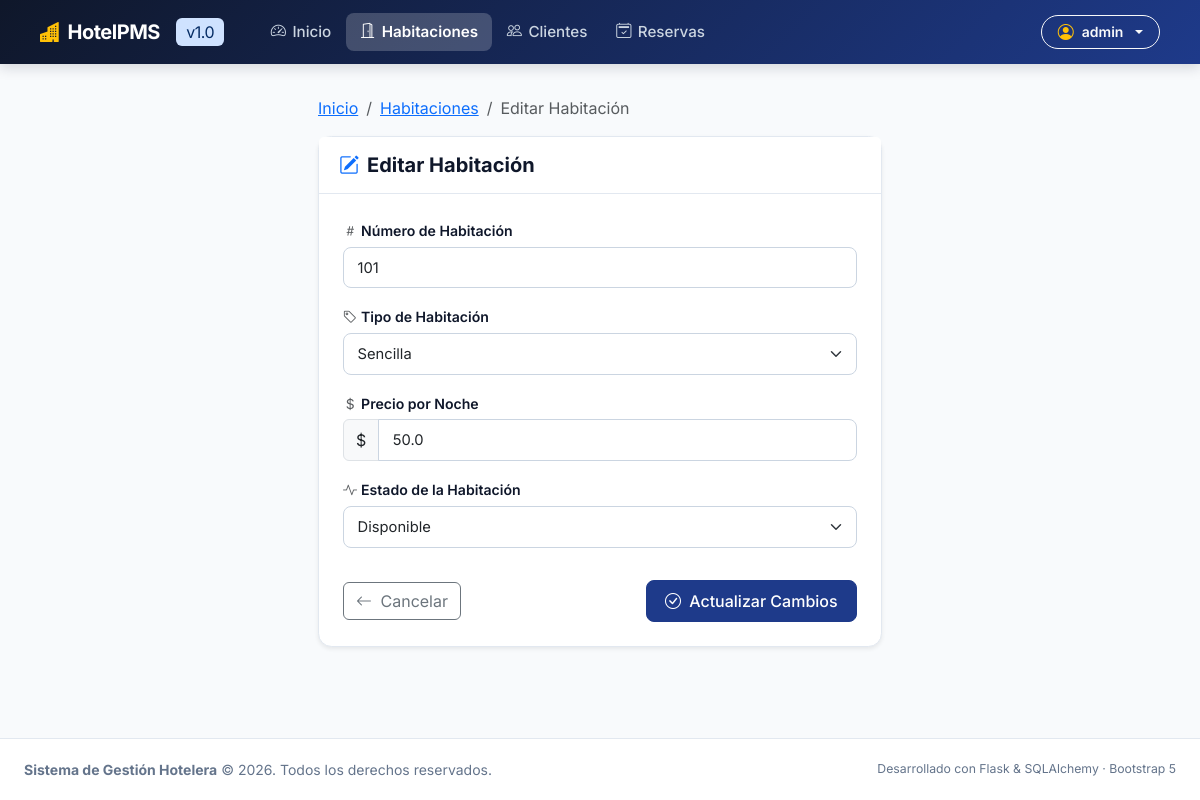
/habitaciones/editar/1 (signed in), run on the app's committed database.
### app/models.py (models this page shows, shortened)
class Usuario(database.Model, UserMixin):
    __tablename__ = "usuarios"
    id: Mapped[int] = mapped_column(primary_key=True)
    username: Mapped[str] = mapped_column(String(50), unique=True, index=True)
    email: Mapped[str] = mapped_column(String(120), unique=True, index=True)
    password_hash: Mapped[str] = mapped_column(String(255))
    nombre_completo: Mapped[str | None] = mapped_column(String(100), default=None)
    rol: Mapped[str] = mapped_column(String(20), default="admin")
    fecha_creacion: Mapped[date] = mapped_column(default=date.today)

class Habitacion(database.Model):
    __tablename__ = "habitaciones"
    id: Mapped[int] = mapped_column(primary_key=True)
    numero_hab: Mapped[int] = mapped_column(unique=True)
    tipo_hab: Mapped[str] = mapped_column(String(50))
    precio_noche_hab: Mapped[float] = mapped_column()
    estado_hab: Mapped[str] = mapped_column(String(30), default="Disponible")

### app/routes.py (the view, shortened to what this page needs)
@aplicacion.route("/habitaciones/editar/<int:id>", methods=["GET", "POST"])
@login_required
def editar_habitacion(id):
    habitacion = Habitacion.query.get_or_404(id)
    formulario = HabitacionForm(obj=habitacion)
    return render_template("editar_habitacion.html", formulario=formulario, habitacion=habitacion)

### app/forms.py
class HabitacionForm(FlaskForm):
    numero_hab = IntegerField(
        "Número de Habitación",
        validators=[
            DataRequired(message="El número de habitación es obligatorio."),
            NumberRange(min=1, message="El número de habitación debe ser positivo.")
        ]
    )
    tipo_hab = SelectField(
        "Tipo de Habitación",
        choices=[
            ("Sencilla", "Sencilla"),
            ("Doble", "Doble"),
            ("Suite", "Suite")
        ]
    )
    precio_noche_hab = FloatField(
        "Precio por Noche",
        validators=[
            DataRequired(message="El precio por noche es obligatorio."),
            NumberRange(min=0, message="El precio no puede ser negativo.")
        ],
        render_kw={"min": "0", "step": "0.01"}
    )
    estado_hab = SelectField(
        "Estado de la Habitación",
        choices=[
            ("Disponible", "Disponible"),
            ("Ocupada", "Ocupada"),
            ("Mantenimiento", "Mantenimiento")
        ]
    )
    enviar = SubmitField("Guardar Habitación")

### app/__init__.py (called while the page is built)
@login_manager.user_loader
def load_user(user_id: str):
    return app.models.Usuario.query.get(int(user_id))

### app/templates/editar_habitacion.html (shortened to what this page needs)
{% extends "base.html" %}
{% block content %}
<div class="row justify-content-center">
    <div class="col-lg-6 col-md-8">
        <nav aria-label="breadcrumb" class="mb-3">
            <ol class="breadcrumb">
                <li class="breadcrumb-item"><a href="{{ url_for('inicio') }}">Inicio</a></li>
                <li class="breadcrumb-item"><a href="{{ url_for('habitaciones') }}">Habitaciones</a></li>
                <li class="breadcrumb-item active" aria-current="page">Editar Habitación</li>
            </ol>
        </nav>
        <div class="card card-hotel shadow-sm">
            <div class="card-header bg-white py-3">
                <h5 class="fw-bold mb-0 d-flex align-items-center gap-2">
                    <i class="bi bi-pencil-square text-primary"></i>
                    <span>Editar Habitación</span>
                </h5>
            </div>
            <div class="card-body p-4">
                <form method="POST" novalidate>
                    <div class="mb-3">
                        <label class="form-label" for="{{ formulario.numero_hab.id }}">
                            <i class="bi bi-hash text-muted me-1"></i>{{ formulario.numero_hab.label.text }}
                        </label>
                        {{ formulario.numero_hab(class="form-control" + (" is-invalid" if formulario.numero_hab.errors else "")) }}
                    </div>
                    <div class="mb-3">
                        <label class="form-label" for="{{ formulario.tipo_hab.id }}">
                            <i class="bi bi-tag text-muted me-1"></i>{{ formulario.tipo_hab.label.text }}
                        </label>
                        {{ formulario.tipo_hab(class="form-select" + (" is-invalid" if formulario.tipo_hab.errors else "")) }}
                    </div>
                    <div class="mb-3">
                        <label class="form-label" for="{{ formulario.precio_noche_hab.id }}">
                            <i class="bi bi-currency-dollar text-muted me-1"></i>{{ formulario.precio_noche_hab.label.text }}
                        </label>
                        <div class="input-group">
                            <span class="input-group-text">$</span>
                            {{ formulario.precio_noche_hab(class="form-control" + (" is-invalid" if formulario.precio_noche_hab.errors else ""), step="0.01") }}
                        </div>
                    </div>
                    <div class="mb-4">
                        <label class="form-label" for="{{ formulario.estado_hab.id }}">
                            <i class="bi bi-activity text-muted me-1"></i>{{ formulario.estado_hab.label.text }}
                        </label>
                        {{ formulario.estado_hab(class="form-select" + (" is-invalid" if formulario.estado_hab.errors else "")) }}
                    </div>
                    <div class="d-flex justify-content-between align-items-center pt-2">
                        <a href="{{ url_for('habitaciones') }}" class="btn btn-outline-secondary">
                            <i class="bi bi-arrow-left me-1"></i> Cancelar
                        </a>
                        <button type="submit" class="btn btn-hotel-primary">
                            <i class="bi bi-check-circle me-1"></i> Actualizar Cambios
                        </button>
                    </div>
                </form>
            </div>
        </div>
    </div>
</div>
{% endblock %}

### app/templates/base.html (shortened to what this page needs)
<!DOCTYPE html>
<html lang="es">
<head>
    <link href="https://cdn.jsdelivr.net/npm/bootstrap@5.3.3/dist/css/bootstrap.min.css" rel="stylesheet">
    <link rel="stylesheet" href="https://cdn.jsdelivr.net/npm/bootstrap-icons@1.11.3/font/bootstrap-icons.min.css">
    <link rel="stylesheet" href="{{ url_for('static', filename='style.css') }}">
</head>
<body>
    <nav class="navbar navbar-expand-lg navbar-dark navbar-hotel sticky-top">
        <div class="container-fluid px-lg-4">
            <a class="navbar-brand" href="{{ url_for('inicio') }}">
                <i class="bi bi-buildings-fill text-warning"></i>
                <span>HotelPMS</span>
                <span class="badge bg-primary-subtle text-primary-emphasis ms-2 fs-6 fw-normal d-none d-sm-inline">v1.0</span>
            </a>
            <div class="collapse navbar-collapse" id="navMenu">
                <ul class="navbar-nav me-auto mb-2 mb-lg-0 ms-lg-3">
                    <li class="nav-item">
                        <a class="nav-link {% if request.endpoint == 'inicio' %}active{% endif %}" href="{{ url_for('inicio') }}">
                            <i class="bi bi-speedometer2"></i> Inicio
                        </a>
                    </li>
                    <li class="nav-item">
                        <a class="nav-link {% if request.endpoint and 'habitacion' in request.endpoint %}active{% endif %}" href="{{ url_for('habitaciones') }}">
                            <i class="bi bi-door-open"></i> Habitaciones
                        </a>
                    </li>
                    <li class="nav-item">
                        <a class="nav-link {% if request.endpoint and 'cliente' in request.endpoint %}active{% endif %}" href="{{ url_for('clientes') }}">
                            <i class="bi bi-people"></i> Clientes
                        </a>
                    </li>
                    <li class="nav-item">
                        <a class="nav-link {% if request.endpoint and 'reserva' in request.endpoint %}active{% endif %}" href="{{ url_for('reservas') }}">
                            <i class="bi bi-calendar2-check"></i> Reservas
                        </a>
                    </li>
                </ul>
                <div class="d-flex align-items-center gap-2">
                    {% if current_user.is_authenticated %}
                        <div class="dropdown">
                            <button class="btn btn-sm btn-outline-light dropdown-toggle d-flex align-items-center gap-2 py-1 px-3 rounded-pill" type="button" data-bs-toggle="dropdown" aria-expanded="false">
                                <i class="bi bi-person-circle text-warning fs-6"></i>
                                <span class="fw-semibold">{{ current_user.username }}</span>
                            </button>
                        </div>
                    {% endif %}
                </div>
            </div>
        </div>
    </nav>
    <main class="container-fluid px-lg-4 my-3 flex-grow-1">
        {% block content %}{% endblock %}
    </main>
    <footer class="footer-hotel">
        <div class="container-fluid px-lg-4 d-flex flex-column flex-sm-row justify-content-between align-items-center gap-2">
            <div>
                <strong>Sistema de Gestión Hotelera</strong> &copy; 2026. Todos los derechos reservados.
            </div>
            <div class="small">
                Desarrollado con Flask & SQLAlchemy &middot; Bootstrap 5
            </div>
        </div>
    </footer>
</body>
</html>

### app/static/style.css (style rules this page uses)
:root { --hotel-primary: #1e3a8a; --hotel-primary-hover: #172554; --hotel-secondary: #0d9488; --hotel-accent: #f59e0b; --hotel-dark: #0f172a; --hotel-bg: #f8fafc; --hotel-card-bg: #ffffff; --hotel-text-main: #1e293b; --hotel-text-muted: #64748b; --hotel-border: #e2e8f0; }
body { background-color: var(--hotel-bg); color: var(--hotel-text-main); font-family: 'Inter', system-ui, -apple-system, "Segoe UI", Roboto, "Helvetica Neue", sans-serif; min-height: 100vh; display: flex; flex-direction: column; }
.navbar-hotel { background: linear-gradient(135deg, #0f172a 0%, #1e3a8a 100%); box-shadow: 0 4px 12px rgba(15, 23, 42, 0.15); padding: 0.75rem 1rem; }
.navbar-hotel .navbar-brand { font-weight: 700; font-size: 1.25rem; color: #ffffff !important; letter-spacing: -0.025em; display: flex; align-items: center; gap: 0.5rem; }
.navbar-hotel .nav-link { color: #cbd5e1 !important; font-weight: 500; font-size: 0.95rem; padding: 0.5rem 0.9rem !important; border-radius: 0.5rem; transition: all 0.2s ease-in-out; display: flex; align-items: center; gap: 0.4rem; }
.navbar-hotel .nav-link.active { color: #ffffff !important; background-color: rgba(255, 255, 255, 0.2); font-weight: 600; }
.card-hotel { background-color: var(--hotel-card-bg); border: 1px solid var(--hotel-border); border-radius: 0.85rem; box-shadow: 0 1px 3px rgba(0, 0, 0, 0.05), 0 1px 2px rgba(0, 0, 0, 0.03); transition: transform 0.2s ease, box-shadow 0.2s ease; }
.card-hotel .card-header { background-color: transparent; border-bottom: 1px solid var(--hotel-border); font-weight: 600; color: var(--hotel-dark); padding: 1rem 1.25rem; display: flex; align-items: center; justify-content: space-between; }
.btn-hotel-primary { background-color: var(--hotel-primary); border-color: var(--hotel-primary); color: #ffffff; font-weight: 500; border-radius: 0.5rem; padding: 0.5rem 1.15rem; transition: all 0.2s ease; }
.form-label { font-weight: 600; font-size: 0.88rem; color: var(--hotel-dark); margin-bottom: 0.35rem; }
.form-control, .form-select { border-radius: 0.5rem; border: 1px solid #cbd5e1; padding: 0.55rem 0.85rem; font-size: 0.92rem; transition: border-color 0.2s ease, box-shadow 0.2s ease; }
.footer-hotel { margin-top: auto; background-color: #ffffff; border-top: 1px solid var(--hotel-border); padding: 1.25rem 0; color: var(--hotel-text-muted); font-size: 0.875rem; }

### data on the page
Usuario: username "admin"
Habitacion: numero_hab "101", tipo_hab "Sencilla", precio_noche_hab "50.0", estado_hab "Disponible"
